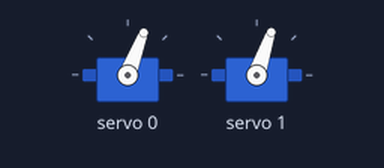
Bench run of a sketch on a simulated Arduino Uno, built with avr-gcc and run on an emulated ATmega328P. Parts: 2 × servo.

Above: at 0.05 s.
At 4.75 s:
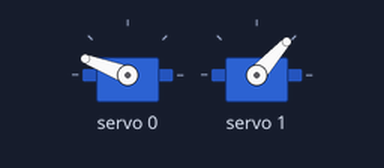
At 9.5 s:
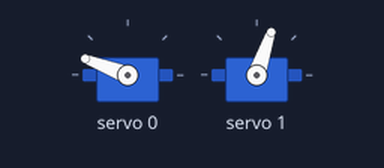
At 19.0 s:
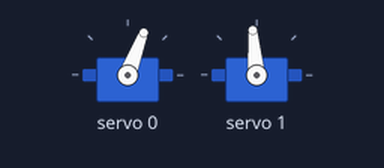
Timing chart, 0 to 21.9 s (numbered marks = the images above):
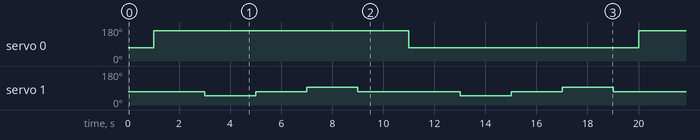

Measured:
- by itself, servo 0: alternates 159° for 10.0 s and 69° for 9.0 s
- by itself, servo 1: 71° → 48° at 3.0 s, → 71° 2.0 s later, → 95° 2.0 s later, → 71° 2.0 s later, … (16 changes in this stretch)

The sketch:

motor_driver.ino
```cpp
#include "HCPCA9685.h"
#define I2CAdd 0x40
int Servo0Position;
int Servo1Position;
HCPCA9685 HCPCA9685(I2CAdd);

void setup() {

  HCPCA9685.Init(SERVO_MODE);
  HCPCA9685.Sleep(false);
  Servo0Position = 155;                  // 위치값의 초기값을 400으로 설정합니다.
  HCPCA9685.Servo(0, Servo0Position);    // 서보모터를 서보모터 드라이버 0번에 연결합니다.
  Servo1Position = 160;                  // 위치값의 초기값을 400으로 설정합니다.
  HCPCA9685.Servo(1, Servo1Position);    // 서보모터를 서보모터 드라이버 1번에 연결합니다.

}

void loop() {


    delay(1000);                         // 1초간 지속

    Servo0Position = 345;                // 위치값 155의 위치로 이동
    HCPCA9685.Servo(0, Servo0Position);
    delay(2000);                         // 1초간 지속

    Servo1Position = 110;                // 위치값 400 (초기 위치) 으로 이동
    HCPCA9685.Servo(1, Servo1Position);
    delay(2000);
    Servo1Position = 160;                // 위치값 400 (초기 위치) 으로 이동
    HCPCA9685.Servo(1, Servo1Position);
    delay(2000);

    Servo1Position = 210;                // 위치값 400 (초기 위치) 으로 이동
    HCPCA9685.Servo(1, Servo1Position);
    delay(2000);
    Servo1Position = 160;                // 위치값 400 (초기 위치) 으로 이동
    HCPCA9685.Servo(1, Servo1Position);


    delay(2000);

    Servo0Position = 155;                // 위치값 155의 위치로 이동
    HCPCA9685.Servo(0, Servo0Position);
    delay(2000);

    Servo1Position = 110;                // 위치값 400 (초기 위치) 으로 이동
    HCPCA9685.Servo(1, Servo1Position);
    delay(2000);
    Servo1Position = 160;                // 위치값 400 (초기 위치) 으로 이동
    HCPCA9685.Servo(1, Servo1Position);
    delay(2000);

    Servo1Position = 210;                // 위치값 400 (초기 위치) 으로 이동
    HCPCA9685.Servo(1, Servo1Position);
    delay(2000);
    Servo1Position = 160;                // 위치값 400 (초기 위치) 으로 이동
    HCPCA9685.Servo(1, Servo1Position);


}
```
